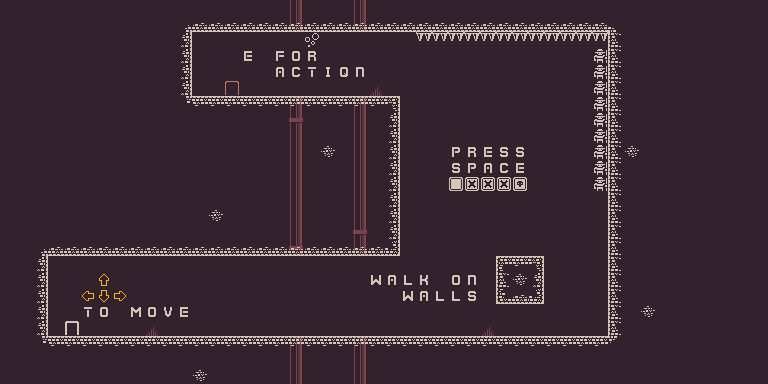

A 2D game scene composited from a Tiled map and its tileset images. What follows is a short description and the map's XML, with each tile layer's data collapsed to a summary:
An orthogonal 48x24 tile map with 16x16 px tiles, 4 tile layers (Background, Ground, Spikes, Actions).

<map version="1.4" tiledversion="1.4.2" orientation="orthogonal" renderorder="right-down" width="48" height="24" tilewidth="16" tileheight="16" infinite="0" backgroundcolor="#2c33222d" nextlayerid="7" nextobjectid="1">
 <editorsettings>
  <export target="level0.json" format="json" />
 </editorsettings>
 <tileset firstgid="1" name="tiles" tilewidth="16" tileheight="16" tilecount="1056" columns="48" backgroundcolor="#000000">
  <image source="tiles.png" width="768" height="352" />
 </tileset>
 <layer id="6" name="Background" width="48" height="24">
  <data>[1152 cells, 1152 non-empty, 25 distinct tile ids]</data>
 </layer>
 <layer id="2" name="Ground" width="48" height="24">
  <data>[1152 cells, 1152 non-empty, 14 distinct tile ids]</data>
 </layer>
 <layer id="3" name="Spikes" width="48" height="24">
  <data>[1152 cells, 1152 non-empty, 12 distinct tile ids]</data>
 </layer>
 <layer id="5" name="Actions" width="48" height="24">
  <data>[1152 cells, 1152 non-empty, 4 distinct tile ids]</data>
 </layer>
</map>